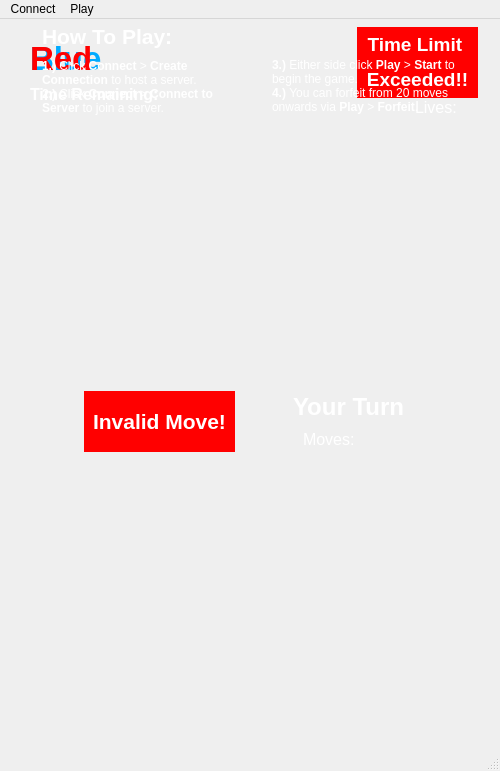
<?xml version="1.0" encoding="UTF-8"?>
<ui version="4.0">
 <class>MainWindow</class>
 <widget class="QMainWindow" name="MainWindow">
  <property name="windowModality">
   <enum>Qt::NonModal</enum>
  </property>
  <property name="geometry">
   <rect>
    <x>0</x>
    <y>0</y>
    <width>500</width>
    <height>771</height>
   </rect>
  </property>
  <property name="sizePolicy">
   <sizepolicy hsizetype="Preferred" vsizetype="Preferred">
    <horstretch>0</horstretch>
    <verstretch>0</verstretch>
   </sizepolicy>
  </property>
  <property name="minimumSize">
   <size>
    <width>500</width>
    <height>771</height>
   </size>
  </property>
  <property name="maximumSize">
   <size>
    <width>500</width>
    <height>771</height>
   </size>
  </property>
  <property name="cursor">
   <cursorShape>PointingHandCursor</cursorShape>
  </property>
  <property name="windowTitle">
   <string>JunQi</string>
  </property>
  <widget class="QWidget" name="centralwidget">
   <widget class="QLabel" name="background">
    <property name="geometry">
     <rect>
      <x>0</x>
      <y>0</y>
      <width>661</width>
      <height>921</height>
     </rect>
    </property>
    <property name="text">
     <string/>
    </property>
    <property name="pixmap">
     <pixmap resource="resource.qrc">:/new/prefix1/background.png</pixmap>
    </property>
    <property name="scaledContents">
     <bool>false</bool>
    </property>
    <property name="wordWrap">
     <bool>false</bool>
    </property>
   </widget>
   <widget class="QLabel" name="board">
    <property name="enabled">
     <bool>true</bool>
    </property>
    <property name="geometry">
     <rect>
      <x>30</x>
      <y>100</y>
      <width>451</width>
      <height>611</height>
     </rect>
    </property>
    <property name="text">
     <string/>
    </property>
    <property name="pixmap">
     <pixmap resource="resource.qrc">:/new/prefix1/board.png</pixmap>
    </property>
    <property name="scaledContents">
     <bool>true</bool>
    </property>
    <property name="wordWrap">
     <bool>true</bool>
    </property>
   </widget>
   <widget class="ClickableLabel" name="label_1">
    <property name="enabled">
     <bool>true</bool>
    </property>
    <property name="geometry">
     <rect>
      <x>30</x>
      <y>100</y>
      <width>71</width>
      <height>31</height>
     </rect>
    </property>
    <property name="text">
     <string/>
    </property>
    <property name="scaledContents">
     <bool>true</bool>
    </property>
   </widget>
   <widget class="ClickableLabel" name="label_2">
    <property name="enabled">
     <bool>true</bool>
    </property>
    <property name="geometry">
     <rect>
      <x>120</x>
      <y>100</y>
      <width>71</width>
      <height>31</height>
     </rect>
    </property>
    <property name="text">
     <string/>
    </property>
    <property name="scaledContents">
     <bool>true</bool>
    </property>
   </widget>
   <widget class="ClickableLabel" name="label_3">
    <property name="enabled">
     <bool>true</bool>
    </property>
    <property name="geometry">
     <rect>
      <x>220</x>
      <y>100</y>
      <width>71</width>
      <height>31</height>
     </rect>
    </property>
    <property name="text">
     <string/>
    </property>
    <property name="scaledContents">
     <bool>true</bool>
    </property>
   </widget>
   <widget class="ClickableLabel" name="label_4">
    <property name="enabled">
     <bool>true</bool>
    </property>
    <property name="geometry">
     <rect>
      <x>320</x>
      <y>100</y>
      <width>71</width>
      <height>31</height>
     </rect>
    </property>
    <property name="text">
     <string/>
    </property>
    <property name="scaledContents">
     <bool>true</bool>
    </property>
   </widget>
   <widget class="ClickableLabel" name="label_5">
    <property name="enabled">
     <bool>true</bool>
    </property>
    <property name="geometry">
     <rect>
      <x>410</x>
      <y>100</y>
      <width>71</width>
      <height>31</height>
     </rect>
    </property>
    <property name="text">
     <string/>
    </property>
    <property name="scaledContents">
     <bool>true</bool>
    </property>
   </widget>
   <widget class="ClickableLabel" name="label_6">
    <property name="enabled">
     <bool>true</bool>
    </property>
    <property name="geometry">
     <rect>
      <x>30</x>
      <y>142</y>
      <width>71</width>
      <height>31</height>
     </rect>
    </property>
    <property name="text">
     <string/>
    </property>
    <property name="scaledContents">
     <bool>true</bool>
    </property>
   </widget>
   <widget class="ClickableLabel" name="label_7">
    <property name="enabled">
     <bool>true</bool>
    </property>
    <property name="geometry">
     <rect>
      <x>120</x>
      <y>142</y>
      <width>71</width>
      <height>31</height>
     </rect>
    </property>
    <property name="text">
     <string/>
    </property>
    <property name="scaledContents">
     <bool>true</bool>
    </property>
   </widget>
   <widget class="ClickableLabel" name="label_8">
    <property name="enabled">
     <bool>true</bool>
    </property>
    <property name="geometry">
     <rect>
      <x>220</x>
      <y>142</y>
      <width>71</width>
      <height>31</height>
     </rect>
    </property>
    <property name="text">
     <string/>
    </property>
    <property name="scaledContents">
     <bool>true</bool>
    </property>
   </widget>
   <widget class="ClickableLabel" name="label_9">
    <property name="enabled">
     <bool>true</bool>
    </property>
    <property name="geometry">
     <rect>
      <x>320</x>
      <y>142</y>
      <width>71</width>
      <height>31</height>
     </rect>
    </property>
    <property name="text">
     <string/>
    </property>
    <property name="scaledContents">
     <bool>true</bool>
    </property>
   </widget>
   <widget class="ClickableLabel" name="label_10">
    <property name="enabled">
     <bool>true</bool>
    </property>
    <property name="geometry">
     <rect>
      <x>410</x>
      <y>142</y>
      <width>71</width>
      <height>31</height>
     </rect>
    </property>
    <property name="text">
     <string/>
    </property>
    <property name="scaledContents">
     <bool>true</bool>
    </property>
   </widget>
   <widget class="ClickableLabel" name="label_11">
    <property name="enabled">
     <bool>true</bool>
    </property>
    <property name="geometry">
     <rect>
      <x>30</x>
      <y>189</y>
      <width>71</width>
      <height>31</height>
     </rect>
    </property>
    <property name="text">
     <string/>
    </property>
    <property name="scaledContents">
     <bool>true</bool>
    </property>
   </widget>
   <widget class="ClickableLabel" name="label_12">
    <property name="enabled">
     <bool>true</bool>
    </property>
    <property name="geometry">
     <rect>
      <x>220</x>
      <y>189</y>
      <width>71</width>
      <height>31</height>
     </rect>
    </property>
    <property name="text">
     <string/>
    </property>
    <property name="scaledContents">
     <bool>true</bool>
    </property>
   </widget>
   <widget class="ClickableLabel" name="label_13">
    <property name="enabled">
     <bool>true</bool>
    </property>
    <property name="geometry">
     <rect>
      <x>410</x>
      <y>189</y>
      <width>71</width>
      <height>31</height>
     </rect>
    </property>
    <property name="text">
     <string/>
    </property>
    <property name="scaledContents">
     <bool>true</bool>
    </property>
   </widget>
   <widget class="ClickableLabel" name="label_14">
    <property name="enabled">
     <bool>true</bool>
    </property>
    <property name="geometry">
     <rect>
      <x>30</x>
      <y>232</y>
      <width>71</width>
      <height>31</height>
     </rect>
    </property>
    <property name="text">
     <string/>
    </property>
    <property name="scaledContents">
     <bool>true</bool>
    </property>
   </widget>
   <widget class="ClickableLabel" name="label_15">
    <property name="enabled">
     <bool>true</bool>
    </property>
    <property name="geometry">
     <rect>
      <x>120</x>
      <y>232</y>
      <width>71</width>
      <height>31</height>
     </rect>
    </property>
    <property name="text">
     <string/>
    </property>
    <property name="scaledContents">
     <bool>true</bool>
    </property>
   </widget>
   <widget class="ClickableLabel" name="label_16">
    <property name="enabled">
     <bool>true</bool>
    </property>
    <property name="geometry">
     <rect>
      <x>320</x>
      <y>232</y>
      <width>71</width>
      <height>31</height>
     </rect>
    </property>
    <property name="text">
     <string/>
    </property>
    <property name="scaledContents">
     <bool>true</bool>
    </property>
   </widget>
   <widget class="ClickableLabel" name="label_17">
    <property name="enabled">
     <bool>true</bool>
    </property>
    <property name="geometry">
     <rect>
      <x>410</x>
      <y>232</y>
      <width>71</width>
      <height>31</height>
     </rect>
    </property>
    <property name="text">
     <string/>
    </property>
    <property name="scaledContents">
     <bool>true</bool>
    </property>
   </widget>
   <widget class="ClickableLabel" name="label_18">
    <property name="enabled">
     <bool>true</bool>
    </property>
    <property name="geometry">
     <rect>
      <x>30</x>
      <y>277</y>
      <width>71</width>
      <height>31</height>
     </rect>
    </property>
    <property name="text">
     <string/>
    </property>
    <property name="scaledContents">
     <bool>true</bool>
    </property>
   </widget>
   <widget class="ClickableLabel" name="label_19">
    <property name="enabled">
     <bool>true</bool>
    </property>
    <property name="geometry">
     <rect>
      <x>220</x>
      <y>277</y>
      <width>71</width>
      <height>31</height>
     </rect>
    </property>
    <property name="text">
     <string/>
    </property>
    <property name="scaledContents">
     <bool>true</bool>
    </property>
   </widget>
   <widget class="ClickableLabel" name="label_20">
    <property name="enabled">
     <bool>true</bool>
    </property>
    <property name="geometry">
     <rect>
      <x>410</x>
      <y>277</y>
      <width>71</width>
      <height>31</height>
     </rect>
    </property>
    <property name="text">
     <string/>
    </property>
    <property name="scaledContents">
     <bool>true</bool>
    </property>
   </widget>
   <widget class="ClickableLabel" name="label_21">
    <property name="enabled">
     <bool>true</bool>
    </property>
    <property name="geometry">
     <rect>
      <x>30</x>
      <y>320</y>
      <width>71</width>
      <height>31</height>
     </rect>
    </property>
    <property name="text">
     <string/>
    </property>
    <property name="scaledContents">
     <bool>true</bool>
    </property>
   </widget>
   <widget class="ClickableLabel" name="label_22">
    <property name="enabled">
     <bool>true</bool>
    </property>
    <property name="geometry">
     <rect>
      <x>120</x>
      <y>320</y>
      <width>71</width>
      <height>31</height>
     </rect>
    </property>
    <property name="text">
     <string/>
    </property>
    <property name="scaledContents">
     <bool>true</bool>
    </property>
   </widget>
   <widget class="ClickableLabel" name="label_23">
    <property name="enabled">
     <bool>true</bool>
    </property>
    <property name="geometry">
     <rect>
      <x>220</x>
      <y>320</y>
      <width>71</width>
      <height>31</height>
     </rect>
    </property>
    <property name="text">
     <string/>
    </property>
    <property name="scaledContents">
     <bool>true</bool>
    </property>
   </widget>
   <widget class="ClickableLabel" name="label_24">
    <property name="enabled">
     <bool>true</bool>
    </property>
    <property name="geometry">
     <rect>
      <x>320</x>
      <y>320</y>
      <width>71</width>
      <height>31</height>
     </rect>
    </property>
    <property name="text">
     <string/>
    </property>
    <property name="scaledContents">
     <bool>true</bool>
    </property>
   </widget>
   <widget class="ClickableLabel" name="label_25">
    <property name="enabled">
     <bool>true</bool>
    </property>
    <property name="geometry">
     <rect>
      <x>410</x>
      <y>320</y>
      <width>71</width>
      <height>31</height>
     </rect>
    </property>
    <property name="text">
     <string/>
    </property>
    <property name="scaledContents">
     <bool>true</bool>
    </property>
   </widget>
   <widget class="ClickableLabel" name="label_26">
    <property name="enabled">
     <bool>true</bool>
    </property>
    <property name="geometry">
     <rect>
      <x>30</x>
      <y>680</y>
      <width>71</width>
      <height>31</height>
     </rect>
    </property>
    <property name="text">
     <string/>
    </property>
    <property name="scaledContents">
     <bool>true</bool>
    </property>
   </widget>
   <widget class="ClickableLabel" name="label_27">
    <property name="enabled">
     <bool>true</bool>
    </property>
    <property name="geometry">
     <rect>
      <x>120</x>
      <y>680</y>
      <width>71</width>
      <height>31</height>
     </rect>
    </property>
    <property name="text">
     <string/>
    </property>
    <property name="scaledContents">
     <bool>true</bool>
    </property>
   </widget>
   <widget class="ClickableLabel" name="label_28">
    <property name="enabled">
     <bool>true</bool>
    </property>
    <property name="geometry">
     <rect>
      <x>220</x>
      <y>680</y>
      <width>71</width>
      <height>31</height>
     </rect>
    </property>
    <property name="text">
     <string/>
    </property>
    <property name="scaledContents">
     <bool>true</bool>
    </property>
   </widget>
   <widget class="ClickableLabel" name="label_29">
    <property name="enabled">
     <bool>true</bool>
    </property>
    <property name="geometry">
     <rect>
      <x>320</x>
      <y>680</y>
      <width>71</width>
      <height>31</height>
     </rect>
    </property>
    <property name="text">
     <string/>
    </property>
    <property name="scaledContents">
     <bool>true</bool>
    </property>
   </widget>
   <widget class="ClickableLabel" name="label_30">
    <property name="enabled">
     <bool>true</bool>
    </property>
    <property name="geometry">
     <rect>
      <x>410</x>
      <y>680</y>
      <width>71</width>
      <height>31</height>
     </rect>
    </property>
    <property name="text">
     <string/>
    </property>
    <property name="scaledContents">
     <bool>true</bool>
    </property>
   </widget>
   <widget class="ClickableLabel" name="label_31">
    <property name="enabled">
     <bool>true</bool>
    </property>
    <property name="geometry">
     <rect>
      <x>30</x>
      <y>636</y>
      <width>71</width>
      <height>31</height>
     </rect>
    </property>
    <property name="text">
     <string/>
    </property>
    <property name="scaledContents">
     <bool>true</bool>
    </property>
   </widget>
   <widget class="ClickableLabel" name="label_32">
    <property name="enabled">
     <bool>true</bool>
    </property>
    <property name="geometry">
     <rect>
      <x>120</x>
      <y>636</y>
      <width>71</width>
      <height>31</height>
     </rect>
    </property>
    <property name="text">
     <string/>
    </property>
    <property name="scaledContents">
     <bool>true</bool>
    </property>
   </widget>
   <widget class="ClickableLabel" name="label_33">
    <property name="enabled">
     <bool>true</bool>
    </property>
    <property name="geometry">
     <rect>
      <x>220</x>
      <y>636</y>
      <width>71</width>
      <height>31</height>
     </rect>
    </property>
    <property name="text">
     <string/>
    </property>
    <property name="scaledContents">
     <bool>true</bool>
    </property>
   </widget>
   <widget class="ClickableLabel" name="label_34">
    <property name="enabled">
     <bool>true</bool>
    </property>
    <property name="geometry">
     <rect>
      <x>320</x>
      <y>636</y>
      <width>71</width>
      <height>31</height>
     </rect>
    </property>
    <property name="text">
     <string/>
    </property>
    <property name="scaledContents">
     <bool>true</bool>
    </property>
   </widget>
   <widget class="ClickableLabel" name="label_35">
    <property name="enabled">
     <bool>true</bool>
    </property>
    <property name="geometry">
     <rect>
      <x>410</x>
      <y>636</y>
      <width>71</width>
      <height>31</height>
     </rect>
    </property>
    <property name="text">
     <string/>
    </property>
    <property name="scaledContents">
     <bool>true</bool>
    </property>
   </widget>
   <widget class="ClickableLabel" name="label_36">
    <property name="enabled">
     <bool>true</bool>
    </property>
    <property name="geometry">
     <rect>
      <x>30</x>
      <y>590</y>
      <width>71</width>
      <height>31</height>
     </rect>
    </property>
    <property name="text">
     <string/>
    </property>
    <property name="scaledContents">
     <bool>true</bool>
    </property>
   </widget>
   <widget class="ClickableLabel" name="label_37">
    <property name="enabled">
     <bool>true</bool>
    </property>
    <property name="geometry">
     <rect>
      <x>220</x>
      <y>590</y>
      <width>71</width>
      <height>31</height>
     </rect>
    </property>
    <property name="text">
     <string/>
    </property>
    <property name="scaledContents">
     <bool>true</bool>
    </property>
   </widget>
   <widget class="ClickableLabel" name="label_38">
    <property name="enabled">
     <bool>true</bool>
    </property>
    <property name="geometry">
     <rect>
      <x>410</x>
      <y>590</y>
      <width>71</width>
      <height>31</height>
     </rect>
    </property>
    <property name="text">
     <string/>
    </property>
    <property name="scaledContents">
     <bool>true</bool>
    </property>
   </widget>
   <widget class="ClickableLabel" name="label_39">
    <property name="enabled">
     <bool>true</bool>
    </property>
    <property name="geometry">
     <rect>
      <x>30</x>
      <y>547</y>
      <width>71</width>
      <height>31</height>
     </rect>
    </property>
    <property name="text">
     <string/>
    </property>
    <property name="scaledContents">
     <bool>true</bool>
    </property>
   </widget>
   <widget class="ClickableLabel" name="label_40">
    <property name="enabled">
     <bool>true</bool>
    </property>
    <property name="geometry">
     <rect>
      <x>120</x>
      <y>547</y>
      <width>71</width>
      <height>31</height>
     </rect>
    </property>
    <property name="text">
     <string/>
    </property>
    <property name="scaledContents">
     <bool>true</bool>
    </property>
   </widget>
   <widget class="ClickableLabel" name="label_41">
    <property name="enabled">
     <bool>true</bool>
    </property>
    <property name="geometry">
     <rect>
      <x>320</x>
      <y>547</y>
      <width>71</width>
      <height>31</height>
     </rect>
    </property>
    <property name="text">
     <string/>
    </property>
    <property name="scaledContents">
     <bool>true</bool>
    </property>
   </widget>
   <widget class="ClickableLabel" name="label_42">
    <property name="enabled">
     <bool>true</bool>
    </property>
    <property name="geometry">
     <rect>
      <x>410</x>
      <y>547</y>
      <width>71</width>
      <height>31</height>
     </rect>
    </property>
    <property name="text">
     <string/>
    </property>
    <property name="scaledContents">
     <bool>true</bool>
    </property>
   </widget>
   <widget class="ClickableLabel" name="label_43">
    <property name="enabled">
     <bool>true</bool>
    </property>
    <property name="geometry">
     <rect>
      <x>30</x>
      <y>502</y>
      <width>71</width>
      <height>31</height>
     </rect>
    </property>
    <property name="text">
     <string/>
    </property>
    <property name="scaledContents">
     <bool>true</bool>
    </property>
   </widget>
   <widget class="ClickableLabel" name="label_44">
    <property name="enabled">
     <bool>true</bool>
    </property>
    <property name="geometry">
     <rect>
      <x>220</x>
      <y>502</y>
      <width>71</width>
      <height>31</height>
     </rect>
    </property>
    <property name="text">
     <string/>
    </property>
    <property name="scaledContents">
     <bool>true</bool>
    </property>
   </widget>
   <widget class="ClickableLabel" name="label_45">
    <property name="enabled">
     <bool>true</bool>
    </property>
    <property name="geometry">
     <rect>
      <x>410</x>
      <y>502</y>
      <width>71</width>
      <height>31</height>
     </rect>
    </property>
    <property name="text">
     <string/>
    </property>
    <property name="scaledContents">
     <bool>true</bool>
    </property>
   </widget>
   <widget class="ClickableLabel" name="label_46">
    <property name="enabled">
     <bool>true</bool>
    </property>
    <property name="geometry">
     <rect>
      <x>30</x>
      <y>460</y>
      <width>71</width>
      <height>31</height>
     </rect>
    </property>
    <property name="text">
     <string/>
    </property>
    <property name="scaledContents">
     <bool>true</bool>
    </property>
   </widget>
   <widget class="ClickableLabel" name="label_47">
    <property name="enabled">
     <bool>true</bool>
    </property>
    <property name="geometry">
     <rect>
      <x>120</x>
      <y>460</y>
      <width>71</width>
      <height>31</height>
     </rect>
    </property>
    <property name="text">
     <string/>
    </property>
    <property name="scaledContents">
     <bool>true</bool>
    </property>
   </widget>
   <widget class="ClickableLabel" name="label_48">
    <property name="enabled">
     <bool>true</bool>
    </property>
    <property name="geometry">
     <rect>
      <x>220</x>
      <y>460</y>
      <width>71</width>
      <height>31</height>
     </rect>
    </property>
    <property name="text">
     <string/>
    </property>
    <property name="scaledContents">
     <bool>true</bool>
    </property>
   </widget>
   <widget class="ClickableLabel" name="label_49">
    <property name="enabled">
     <bool>true</bool>
    </property>
    <property name="geometry">
     <rect>
      <x>320</x>
      <y>460</y>
      <width>71</width>
      <height>31</height>
     </rect>
    </property>
    <property name="text">
     <string/>
    </property>
    <property name="scaledContents">
     <bool>true</bool>
    </property>
   </widget>
   <widget class="ClickableLabel" name="label_50">
    <property name="enabled">
     <bool>true</bool>
    </property>
    <property name="geometry">
     <rect>
      <x>410</x>
      <y>460</y>
      <width>71</width>
      <height>31</height>
     </rect>
    </property>
    <property name="text">
     <string/>
    </property>
    <property name="scaledContents">
     <bool>true</bool>
    </property>
   </widget>
   <widget class="QLabel" name="timeremain">
    <property name="geometry">
     <rect>
      <x>30</x>
      <y>60</y>
      <width>161</width>
      <height>31</height>
     </rect>
    </property>
    <property name="font">
     <font>
      <pointsize>12</pointsize>
      <weight>75</weight>
      <bold>true</bold>
      <stylestrategy>PreferAntialias</stylestrategy>
     </font>
    </property>
    <property name="text">
     <string>&lt;html&gt;&lt;head/&gt;&lt;body&gt;&lt;p&gt;&lt;span style=&quot; color:#ffffff;&quot;&gt;Time Remaining:&lt;/span&gt;&lt;/p&gt;&lt;/body&gt;&lt;/html&gt;</string>
    </property>
    <property name="scaledContents">
     <bool>false</bool>
    </property>
   </widget>
   <widget class="QLabel" name="countdown">
    <property name="geometry">
     <rect>
      <x>170</x>
      <y>60</y>
      <width>81</width>
      <height>31</height>
     </rect>
    </property>
    <property name="font">
     <font>
      <pointsize>16</pointsize>
      <weight>75</weight>
      <bold>true</bold>
     </font>
    </property>
    <property name="text">
     <string/>
    </property>
   </widget>
   <widget class="ClickableLabel" name="label_51">
    <property name="enabled">
     <bool>true</bool>
    </property>
    <property name="geometry">
     <rect>
      <x>120</x>
      <y>190</y>
      <width>71</width>
      <height>31</height>
     </rect>
    </property>
    <property name="text">
     <string/>
    </property>
    <property name="scaledContents">
     <bool>true</bool>
    </property>
   </widget>
   <widget class="ClickableLabel" name="label_52">
    <property name="enabled">
     <bool>true</bool>
    </property>
    <property name="geometry">
     <rect>
      <x>310</x>
      <y>190</y>
      <width>71</width>
      <height>31</height>
     </rect>
    </property>
    <property name="text">
     <string/>
    </property>
    <property name="scaledContents">
     <bool>true</bool>
    </property>
   </widget>
   <widget class="ClickableLabel" name="label_53">
    <property name="enabled">
     <bool>true</bool>
    </property>
    <property name="geometry">
     <rect>
      <x>220</x>
      <y>230</y>
      <width>71</width>
      <height>31</height>
     </rect>
    </property>
    <property name="text">
     <string/>
    </property>
    <property name="scaledContents">
     <bool>true</bool>
    </property>
   </widget>
   <widget class="ClickableLabel" name="label_54">
    <property name="enabled">
     <bool>true</bool>
    </property>
    <property name="geometry">
     <rect>
      <x>120</x>
      <y>270</y>
      <width>71</width>
      <height>31</height>
     </rect>
    </property>
    <property name="text">
     <string/>
    </property>
    <property name="scaledContents">
     <bool>true</bool>
    </property>
   </widget>
   <widget class="ClickableLabel" name="label_55">
    <property name="enabled">
     <bool>true</bool>
    </property>
    <property name="geometry">
     <rect>
      <x>310</x>
      <y>270</y>
      <width>71</width>
      <height>31</height>
     </rect>
    </property>
    <property name="text">
     <string/>
    </property>
    <property name="scaledContents">
     <bool>true</bool>
    </property>
   </widget>
   <widget class="ClickableLabel" name="label_56">
    <property name="enabled">
     <bool>true</bool>
    </property>
    <property name="geometry">
     <rect>
      <x>130</x>
      <y>590</y>
      <width>71</width>
      <height>31</height>
     </rect>
    </property>
    <property name="text">
     <string/>
    </property>
    <property name="scaledContents">
     <bool>true</bool>
    </property>
   </widget>
   <widget class="ClickableLabel" name="label_57">
    <property name="enabled">
     <bool>true</bool>
    </property>
    <property name="geometry">
     <rect>
      <x>320</x>
      <y>590</y>
      <width>71</width>
      <height>31</height>
     </rect>
    </property>
    <property name="text">
     <string/>
    </property>
    <property name="scaledContents">
     <bool>true</bool>
    </property>
   </widget>
   <widget class="ClickableLabel" name="label_58">
    <property name="enabled">
     <bool>true</bool>
    </property>
    <property name="geometry">
     <rect>
      <x>220</x>
      <y>550</y>
      <width>71</width>
      <height>31</height>
     </rect>
    </property>
    <property name="text">
     <string/>
    </property>
    <property name="scaledContents">
     <bool>true</bool>
    </property>
   </widget>
   <widget class="ClickableLabel" name="label_59">
    <property name="enabled">
     <bool>true</bool>
    </property>
    <property name="geometry">
     <rect>
      <x>130</x>
      <y>500</y>
      <width>71</width>
      <height>31</height>
     </rect>
    </property>
    <property name="text">
     <string/>
    </property>
    <property name="scaledContents">
     <bool>true</bool>
    </property>
   </widget>
   <widget class="ClickableLabel" name="label_60">
    <property name="enabled">
     <bool>true</bool>
    </property>
    <property name="geometry">
     <rect>
      <x>320</x>
      <y>500</y>
      <width>71</width>
      <height>31</height>
     </rect>
    </property>
    <property name="text">
     <string/>
    </property>
    <property name="scaledContents">
     <bool>true</bool>
    </property>
   </widget>
   <widget class="QLabel" name="blue">
    <property name="geometry">
     <rect>
      <x>30</x>
      <y>20</y>
      <width>81</width>
      <height>41</height>
     </rect>
    </property>
    <property name="font">
     <font>
      <pointsize>25</pointsize>
      <weight>75</weight>
      <bold>true</bold>
     </font>
    </property>
    <property name="text">
     <string>&lt;html&gt;&lt;head/&gt;&lt;body&gt;&lt;p&gt;&lt;span style=&quot; color:#00aaff;&quot;&gt;Blue&lt;/span&gt;&lt;/p&gt;&lt;/body&gt;&lt;/html&gt;</string>
    </property>
   </widget>
   <widget class="QLabel" name="error">
    <property name="geometry">
     <rect>
      <x>84</x>
      <y>372</y>
      <width>151</width>
      <height>61</height>
     </rect>
    </property>
    <property name="font">
     <font>
      <pointsize>20</pointsize>
      <weight>75</weight>
      <italic>false</italic>
      <bold>true</bold>
     </font>
    </property>
    <property name="styleSheet">
     <string notr="true">background-color: rgb(255, 0, 0);</string>
    </property>
    <property name="text">
     <string>&lt;html&gt;&lt;head/&gt;&lt;body&gt;&lt;p align=&quot;center&quot;&gt;&lt;span style=&quot; font-size:16pt; color:#ffffff;&quot;&gt;Invalid Move!&lt;/span&gt;&lt;/p&gt;&lt;/body&gt;&lt;/html&gt;</string>
    </property>
   </widget>
   <widget class="QLabel" name="selectimage">
    <property name="geometry">
     <rect>
      <x>78</x>
      <y>390</y>
      <width>71</width>
      <height>31</height>
     </rect>
    </property>
    <property name="text">
     <string/>
    </property>
    <property name="scaledContents">
     <bool>true</bool>
    </property>
   </widget>
   <widget class="QLabel" name="select">
    <property name="geometry">
     <rect>
      <x>157</x>
      <y>380</y>
      <width>91</width>
      <height>51</height>
     </rect>
    </property>
    <property name="font">
     <font>
      <pointsize>14</pointsize>
      <weight>75</weight>
      <bold>true</bold>
     </font>
    </property>
    <property name="text">
     <string>&lt;html&gt;&lt;head/&gt;&lt;body&gt;&lt;p&gt;&lt;span style=&quot; color:#ffffff;&quot;&gt;Selected&lt;/span&gt;&lt;/p&gt;&lt;/body&gt;&lt;/html&gt;</string>
    </property>
   </widget>
   <widget class="QLabel" name="error_2">
    <property name="geometry">
     <rect>
      <x>357</x>
      <y>8</y>
      <width>121</width>
      <height>71</height>
     </rect>
    </property>
    <property name="font">
     <font>
      <pointsize>20</pointsize>
      <weight>75</weight>
      <italic>false</italic>
      <bold>true</bold>
     </font>
    </property>
    <property name="styleSheet">
     <string notr="true">background-color: rgb(255, 0, 0);</string>
    </property>
    <property name="text">
     <string>&lt;html&gt;&lt;head/&gt;&lt;body&gt;&lt;p align=&quot;center&quot;&gt;&lt;span style=&quot; font-size:14pt; color:#ffffff;&quot;&gt;Time Limit &lt;/span&gt;&lt;/p&gt;&lt;p align=&quot;center&quot;&gt;&lt;span style=&quot; font-size:14pt; color:#ffffff;&quot;&gt;Exceeded!!&lt;/span&gt;&lt;/p&gt;&lt;/body&gt;&lt;/html&gt;</string>
    </property>
   </widget>
   <widget class="QLabel" name="turn">
    <property name="geometry">
     <rect>
      <x>293</x>
      <y>363</y>
      <width>131</width>
      <height>51</height>
     </rect>
    </property>
    <property name="font">
     <font>
      <pointsize>18</pointsize>
      <weight>75</weight>
      <bold>true</bold>
     </font>
    </property>
    <property name="text">
     <string>&lt;html&gt;&lt;head/&gt;&lt;body&gt;&lt;p&gt;&lt;span style=&quot; color:#ffffff;&quot;&gt;Your Turn&lt;/span&gt;&lt;/p&gt;&lt;/body&gt;&lt;/html&gt;</string>
    </property>
   </widget>
   <widget class="QLabel" name="red">
    <property name="enabled">
     <bool>true</bool>
    </property>
    <property name="geometry">
     <rect>
      <x>30</x>
      <y>20</y>
      <width>81</width>
      <height>41</height>
     </rect>
    </property>
    <property name="font">
     <font>
      <pointsize>25</pointsize>
      <weight>75</weight>
      <bold>true</bold>
     </font>
    </property>
    <property name="text">
     <string>&lt;html&gt;&lt;head/&gt;&lt;body&gt;&lt;p&gt;&lt;span style=&quot; color:#ff0000;&quot;&gt;Red&lt;/span&gt;&lt;/p&gt;&lt;/body&gt;&lt;/html&gt;</string>
    </property>
   </widget>
   <widget class="QLabel" name="move">
    <property name="geometry">
     <rect>
      <x>303</x>
      <y>410</y>
      <width>61</width>
      <height>21</height>
     </rect>
    </property>
    <property name="text">
     <string>&lt;html&gt;&lt;head/&gt;&lt;body&gt;&lt;p&gt;&lt;span style=&quot; font-size:12pt; color:#ffffff;&quot;&gt;Moves:&lt;/span&gt;&lt;/p&gt;&lt;/body&gt;&lt;/html&gt;</string>
    </property>
   </widget>
   <widget class="QLabel" name="count">
    <property name="geometry">
     <rect>
      <x>368</x>
      <y>411</y>
      <width>21</width>
      <height>21</height>
     </rect>
    </property>
    <property name="font">
     <font>
      <pointsize>10</pointsize>
      <weight>75</weight>
      <bold>true</bold>
     </font>
    </property>
    <property name="text">
     <string/>
    </property>
   </widget>
   <widget class="QTextBrowser" name="tt1">
    <property name="geometry">
     <rect>
      <x>37</x>
      <y>0</y>
      <width>221</width>
      <height>111</height>
     </rect>
    </property>
    <property name="styleSheet">
     <string notr="true">background-color: rgba(0, 0, 0, 0);
border-color: rgba(0, 0, 0, 0);</string>
    </property>
    <property name="html">
     <string>&lt;!DOCTYPE HTML PUBLIC &quot;-//W3C//DTD HTML 4.0//EN&quot; &quot;http://www.w3.org/TR/REC-html40/strict.dtd&quot;&gt;
&lt;html&gt;&lt;head&gt;&lt;meta name=&quot;qrichtext&quot; content=&quot;1&quot; /&gt;&lt;style type=&quot;text/css&quot;&gt;
p, li { white-space: pre-wrap; }
&lt;/style&gt;&lt;/head&gt;&lt;body style=&quot; font-family:'MS Shell Dlg 2'; font-size:8.1pt; font-weight:400; font-style:normal;&quot;&gt;
&lt;p style=&quot; margin-top:0px; margin-bottom:0px; margin-left:0px; margin-right:0px; -qt-block-indent:0; text-indent:0px;&quot;&gt;&lt;span style=&quot; font-size:16pt; font-weight:600; color:#ffffff;&quot;&gt;How To Play:&lt;/span&gt;&lt;/p&gt;
&lt;p style=&quot;-qt-paragraph-type:empty; margin-top:0px; margin-bottom:0px; margin-left:0px; margin-right:0px; -qt-block-indent:0; text-indent:0px; font-size:6pt; font-weight:600; color:#ffffff;&quot;&gt;&lt;br /&gt;&lt;/p&gt;
&lt;p style=&quot; margin-top:0px; margin-bottom:0px; margin-left:0px; margin-right:0px; -qt-block-indent:0; text-indent:0px;&quot;&gt;&lt;span style=&quot; font-size:9pt; font-weight:600; color:#ffffff;&quot;&gt;1.)&lt;/span&gt;&lt;span style=&quot; font-size:9pt; color:#ffffff;&quot;&gt; Click &lt;/span&gt;&lt;span style=&quot; font-size:9pt; font-weight:600; color:#ffffff;&quot;&gt;Connect&lt;/span&gt;&lt;span style=&quot; font-size:9pt; color:#ffffff;&quot;&gt; &amp;gt; &lt;/span&gt;&lt;span style=&quot; font-size:9pt; font-weight:600; color:#ffffff;&quot;&gt;Create Connection&lt;/span&gt;&lt;span style=&quot; font-size:9pt; color:#ffffff;&quot;&gt; to host a server.&lt;/span&gt;&lt;/p&gt;
&lt;p style=&quot; margin-top:0px; margin-bottom:0px; margin-left:0px; margin-right:0px; -qt-block-indent:0; text-indent:0px;&quot;&gt;&lt;span style=&quot; font-size:9pt; font-weight:600; color:#ffffff;&quot;&gt;2.)&lt;/span&gt;&lt;span style=&quot; font-size:9pt; color:#ffffff;&quot;&gt; Click &lt;/span&gt;&lt;span style=&quot; font-size:9pt; font-weight:600; color:#ffffff;&quot;&gt;Connect&lt;/span&gt;&lt;span style=&quot; font-size:9pt; color:#ffffff;&quot;&gt; &amp;gt; &lt;/span&gt;&lt;span style=&quot; font-size:9pt; font-weight:600; color:#ffffff;&quot;&gt;Connect to Server&lt;/span&gt;&lt;span style=&quot; font-size:9pt; color:#ffffff;&quot;&gt; to join a server.&lt;/span&gt;&lt;/p&gt;&lt;/body&gt;&lt;/html&gt;</string>
    </property>
   </widget>
   <widget class="QTextBrowser" name="tt2">
    <property name="geometry">
     <rect>
      <x>267</x>
      <y>34</y>
      <width>211</width>
      <height>71</height>
     </rect>
    </property>
    <property name="styleSheet">
     <string notr="true">background-color: rgba(0, 0, 0, 0);
border-color: rgba(0, 0, 0, 0);</string>
    </property>
    <property name="html">
     <string>&lt;!DOCTYPE HTML PUBLIC &quot;-//W3C//DTD HTML 4.0//EN&quot; &quot;http://www.w3.org/TR/REC-html40/strict.dtd&quot;&gt;
&lt;html&gt;&lt;head&gt;&lt;meta name=&quot;qrichtext&quot; content=&quot;1&quot; /&gt;&lt;style type=&quot;text/css&quot;&gt;
p, li { white-space: pre-wrap; }
&lt;/style&gt;&lt;/head&gt;&lt;body style=&quot; font-family:'MS Shell Dlg 2'; font-size:8.1pt; font-weight:400; font-style:normal;&quot;&gt;
&lt;p style=&quot; margin-top:0px; margin-bottom:0px; margin-left:0px; margin-right:0px; -qt-block-indent:0; text-indent:0px;&quot;&gt;&lt;span style=&quot; font-size:9pt; font-weight:600; color:#ffffff;&quot;&gt;3.) &lt;/span&gt;&lt;span style=&quot; font-size:9pt; color:#ffffff;&quot;&gt;Either side click &lt;/span&gt;&lt;span style=&quot; font-size:9pt; font-weight:600; color:#ffffff;&quot;&gt;Play&lt;/span&gt;&lt;span style=&quot; font-size:9pt; color:#ffffff;&quot;&gt; &amp;gt; &lt;/span&gt;&lt;span style=&quot; font-size:9pt; font-weight:600; color:#ffffff;&quot;&gt;Start&lt;/span&gt;&lt;span style=&quot; font-size:9pt; color:#ffffff;&quot;&gt; to begin the game.&lt;/span&gt;&lt;/p&gt;
&lt;p style=&quot; margin-top:0px; margin-bottom:0px; margin-left:0px; margin-right:0px; -qt-block-indent:0; text-indent:0px;&quot;&gt;&lt;span style=&quot; font-size:9pt; font-weight:600; color:#ffffff;&quot;&gt;4.) &lt;/span&gt;&lt;span style=&quot; font-size:9pt; color:#ffffff;&quot;&gt;You can forfeit from 20 moves onwards via &lt;/span&gt;&lt;span style=&quot; font-size:9pt; font-weight:600; color:#ffffff;&quot;&gt;Play&lt;/span&gt;&lt;span style=&quot; font-size:9pt; color:#ffffff;&quot;&gt; &amp;gt; &lt;/span&gt;&lt;span style=&quot; font-size:9pt; font-weight:600; color:#ffffff;&quot;&gt;Forfeit&lt;/span&gt;&lt;span style=&quot; font-size:9pt; color:#ffffff;&quot;&gt;.&lt;/span&gt;&lt;/p&gt;&lt;/body&gt;&lt;/html&gt;</string>
    </property>
   </widget>
   <widget class="QLabel" name="lives">
    <property name="geometry">
     <rect>
      <x>415</x>
      <y>78</y>
      <width>61</width>
      <height>21</height>
     </rect>
    </property>
    <property name="text">
     <string>&lt;html&gt;&lt;head/&gt;&lt;body&gt;&lt;p&gt;&lt;span style=&quot; font-size:12pt; color:#ffffff;&quot;&gt;Lives:&lt;/span&gt;&lt;/p&gt;&lt;/body&gt;&lt;/html&gt;</string>
    </property>
   </widget>
   <widget class="QLabel" name="count_2">
    <property name="geometry">
     <rect>
      <x>458</x>
      <y>79</y>
      <width>21</width>
      <height>21</height>
     </rect>
    </property>
    <property name="font">
     <font>
      <pointsize>10</pointsize>
      <weight>75</weight>
      <bold>true</bold>
     </font>
    </property>
    <property name="text">
     <string/>
    </property>
   </widget>
   <zorder>background</zorder>
   <zorder>board</zorder>
   <zorder>label_1</zorder>
   <zorder>label_2</zorder>
   <zorder>label_3</zorder>
   <zorder>label_4</zorder>
   <zorder>label_5</zorder>
   <zorder>label_6</zorder>
   <zorder>label_7</zorder>
   <zorder>label_8</zorder>
   <zorder>label_9</zorder>
   <zorder>label_10</zorder>
   <zorder>label_11</zorder>
   <zorder>label_12</zorder>
   <zorder>label_13</zorder>
   <zorder>label_14</zorder>
   <zorder>label_15</zorder>
   <zorder>label_16</zorder>
   <zorder>label_17</zorder>
   <zorder>label_18</zorder>
   <zorder>label_19</zorder>
   <zorder>label_20</zorder>
   <zorder>label_21</zorder>
   <zorder>label_22</zorder>
   <zorder>label_23</zorder>
   <zorder>label_24</zorder>
   <zorder>label_25</zorder>
   <zorder>label_26</zorder>
   <zorder>label_27</zorder>
   <zorder>label_28</zorder>
   <zorder>label_29</zorder>
   <zorder>label_30</zorder>
   <zorder>label_31</zorder>
   <zorder>label_32</zorder>
   <zorder>label_33</zorder>
   <zorder>label_34</zorder>
   <zorder>label_35</zorder>
   <zorder>label_36</zorder>
   <zorder>label_37</zorder>
   <zorder>label_38</zorder>
   <zorder>label_39</zorder>
   <zorder>label_40</zorder>
   <zorder>label_41</zorder>
   <zorder>label_42</zorder>
   <zorder>label_43</zorder>
   <zorder>label_44</zorder>
   <zorder>label_45</zorder>
   <zorder>label_46</zorder>
   <zorder>label_47</zorder>
   <zorder>label_48</zorder>
   <zorder>label_49</zorder>
   <zorder>label_50</zorder>
   <zorder>timeremain</zorder>
   <zorder>countdown</zorder>
   <zorder>label_51</zorder>
   <zorder>label_52</zorder>
   <zorder>label_53</zorder>
   <zorder>label_54</zorder>
   <zorder>label_55</zorder>
   <zorder>label_56</zorder>
   <zorder>label_57</zorder>
   <zorder>label_58</zorder>
   <zorder>label_59</zorder>
   <zorder>label_60</zorder>
   <zorder>blue</zorder>
   <zorder>selectimage</zorder>
   <zorder>select</zorder>
   <zorder>error_2</zorder>
   <zorder>turn</zorder>
   <zorder>red</zorder>
   <zorder>error</zorder>
   <zorder>move</zorder>
   <zorder>count</zorder>
   <zorder>tt1</zorder>
   <zorder>tt2</zorder>
   <zorder>lives</zorder>
   <zorder>count_2</zorder>
  </widget>
  <widget class="QMenuBar" name="menubar">
   <property name="geometry">
    <rect>
     <x>0</x>
     <y>0</y>
     <width>500</width>
     <height>21</height>
    </rect>
   </property>
   <widget class="QMenu" name="menuServer">
    <property name="title">
     <string>Connect</string>
    </property>
    <addaction name="separator"/>
    <addaction name="actionCreate_Connection"/>
    <addaction name="actionConnect_to_Server"/>
    <addaction name="actionDisconnect"/>
   </widget>
   <widget class="QMenu" name="menuPlay">
    <property name="title">
     <string>Play</string>
    </property>
    <addaction name="separator"/>
    <addaction name="actionStart"/>
    <addaction name="actionForfeit"/>
    <addaction name="actionRefresh"/>
   </widget>
   <addaction name="menuServer"/>
   <addaction name="menuPlay"/>
  </widget>
  <widget class="QStatusBar" name="statusbar"/>
  <action name="actionStart">
   <property name="text">
    <string>Start</string>
   </property>
  </action>
  <action name="actionForfeit">
   <property name="text">
    <string>Forfeit</string>
   </property>
  </action>
  <action name="actionCreate_Connection">
   <property name="text">
    <string>Create Connection</string>
   </property>
  </action>
  <action name="actionConnect_to_Server">
   <property name="text">
    <string>Connect to Server</string>
   </property>
  </action>
  <action name="actionDisconnect">
   <property name="text">
    <string>Disconnect</string>
   </property>
  </action>
  <action name="actionRules">
   <property name="text">
    <string>Rules</string>
   </property>
  </action>
  <action name="actionRefresh">
   <property name="text">
    <string>Refresh</string>
   </property>
  </action>
 </widget>
 <customwidgets>
  <customwidget>
   <class>ClickableLabel</class>
   <extends>QLabel</extends>
   <header>clickablelabel.h</header>
   <slots>
    <signal>clicked()</signal>
   </slots>
  </customwidget>
 </customwidgets>
 <resources>
  <include location="resource.qrc"/>
 </resources>
 <connections/>
</ui>
